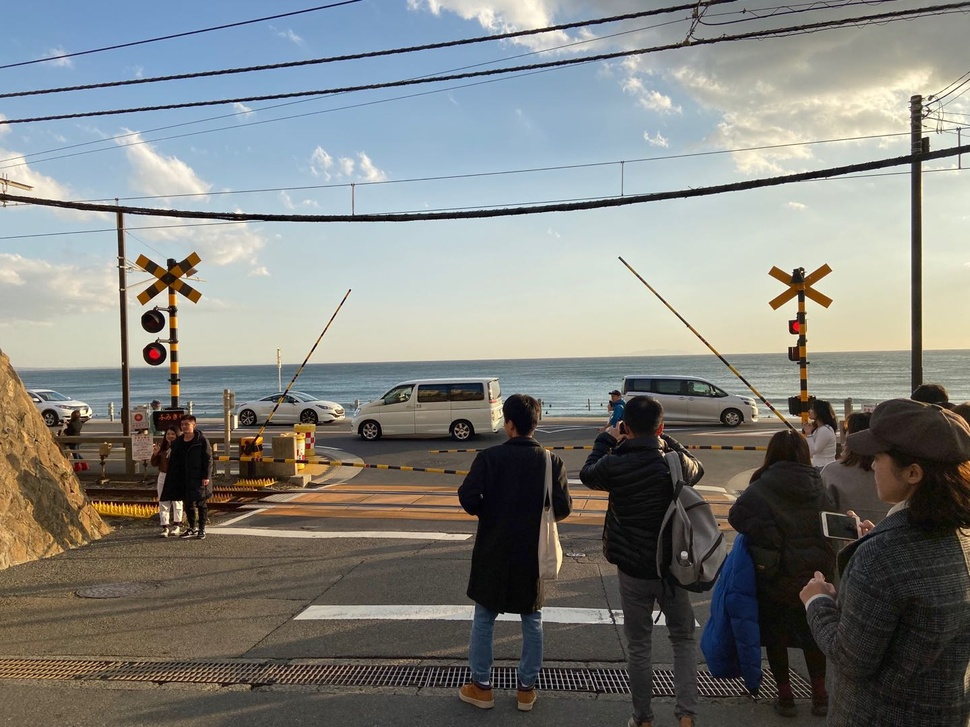
#> input picture mediaproc5/1.jpg, 970 x 727 px, shrunk from 1440 x 1080 before the run
$ jupyter execute mp_ex5.ipynb   (shell and % lines are left out)   (older library calls are emulated)
#> lines starting #> are read from the running program, lines starting #| are printed output that depends on the picture; after the words box and inside, x2 and y2 are one past the last pixel; in counts of white or black regions, pixels touching at a corner belong together
# 第5回課題 写真から線画のイラストを作ろう！

授業では2次元フィルタリングについて勉強しましたね。
異なる2次元フィルタを組み合わせることによって、さまざまな画像変換が行えるようになります。
ここでは、写真をイラストにする手法を試してみたいと思います。

<H2><font color="red">今回は原画像を皆さんに用意してもらうことにします。<BR>
自分で撮影したり、パブリックドメインの画像を使うなどして、著作権に問題のない画像を利用してください。</font></H2><BR>

- 原画像はスマホで撮影してパソコンに取り込んだり、パソコン内蔵のカメラを使って撮影したり、パブリックドメインの画像をWebからダウンロードすることで用意してください
- 原画像はこの課題がおかれているフォルダなどにおいて、その写真のパスを、このノートブックの一番最初のコードセルにある変数`imgfile`に代入してください
- 各処理において、それぞれパラメータを調整してきれいな線画を作成してください。

<H2><font color="red">課題を提出する際は、画像が表示されている状態で保存し、このmp_ex5.ipynbファイルのみを提出してください。原画像の提出は不要です。</font></H2>

# Colaboratoryで実行する場合
以下を実行して、原画像をアップロードしてください。
もしくは、画面左のフレームで「ファイル」のアイコンを選び、「セッションストレージにアップロード」のアイコン（ファイルに上矢印のもの）をクリックすることで、ファイルをアップロードできます。
**ファイルのアップロードはColaboratoryを起動するたびに必要となります**

[cell 1]
##################################
### Colaboratoryのみ以下を実行 ###
##################################
import sys

if 'google.colab' in sys.modules:
    from google.colab import files
    files.upload()

## 1. 写真の読み込み

まずは元の画像を読み込みましょう。

すでに説明した通り、opencvで画像を読み込むと、RGBではなくBGRの順番になりますので、cv2.cvtColorでBGRをRGBに変換するのを忘れないようにしましょう。
また、線画にするための処理では色情報は不要なので、ここでグレースケール画像に変換しておきます。

[cell 2]
import matplotlib.pyplot as plt
import cv2

imgfile = '1.jpg'

img = cv2.cvtColor(cv2.imread(imgfile), cv2.COLOR_BGR2RGB) # BGRをRGBに変換
img_gray = cv2.cvtColor(img, cv2.COLOR_RGB2GRAY) # フィルタリング用にグレースケール画像に変換
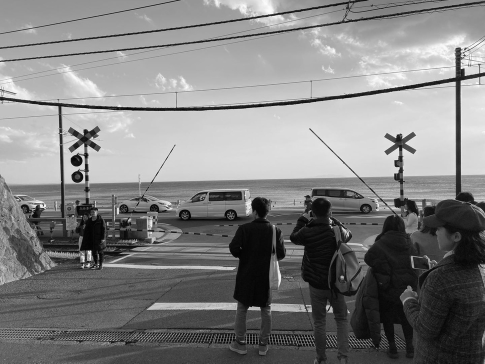
#> img_gray: shape (727, 970) (shown at 1/2 size); min 0, max 255, mean 128.6

plt.figure(figsize=(12, 8))
#plt.imshow(img)
plt.imshow(img_gray,'gray')

## 2. ノイズ除去 (Noise reduction by Bilateral Filter)

きれいな線画を作るためには、細かい線はあらかじめ除去しておく必要があります。
しかし、輪郭線がなくなると困りますよね。
そこでここではバイラテラルフィルタを使いましょう。

バイラテラルフィルタは、画像の各画素について次のような処理をするフィルタです。

- 周辺の画素の輝度値に比べてその画素の輝度が大きく異なる場合は輝度をあまり変化させず、
- 周辺の画素の輝度値に比べてその画素の輝度があまり変わらない場合はガウシアンフィルタをかけてぼかす

`opencv`の`bilateralFilter`は以下の引数を受け取ります。

1. 変換対象の画像
1. フィルタのサイズ
1. 注目している画素が周辺とどの程度違うとガウシアンフィルタをつよくかけるかを決めるパラメータ。これもガウス関数の標準偏差。
1. 離れた距離の画素の輝度をどの程度多く取るかを決めるパラメータ。ガウシアンフィルタの標準偏差に相当。

上の3つのパラメータを調節してください。

輪郭線を残したまま細かいまだら模様を消してくれるので、美肌フィルタとも呼ばれます。

バイラテラルフィルタは何度かかけるほうが効果的です。

[cell 3]
### パラメータを調節してください！
img_bilateral = img_gray
img_bilateral = cv2.bilateralFilter(img_bilateral, # 入力画像
                                    3, # フィルタサイズ
                                    10, # 周辺画素の輝度差に対する重みを決めるガウス関数の標準偏差
                                    10) # 周辺画素の距離に対する重みを決めるガウス関数の標準偏差

plt.figure(figsize=(12, 8))
plt.imshow(img_bilateral, 'gray')

## 3. エッジ抽出 (Edge Detection)

ここでは`ImageProcessing3.ipynb`で使ったラプラシアンフィルタを適用しましょう。
フィルタのサイズである`ksize`を調節してください。

[cell 4]
img_laplacian =  cv2.Laplacian(img_bilateral, cv2.CV_8U, ksize=3)

plt.figure(figsize=(12, 8))
plt.imshow(img_laplacian, 'gray')

## 4. 二値化 (Image Binalization)

グレースケール画像を白黒からなる二値画像に変換します。
閾値`TH`を調節してもいいですし、`ImageBinalization.ipynb`で紹介した大津の二値化を使っても構いません。

[cell 5]
TH = 150
# どちらがいいか比較してみてください
ret, img_binary = cv2.threshold(img_laplacian, 0, 255, cv2.THRESH_OTSU) # 大津の二値化
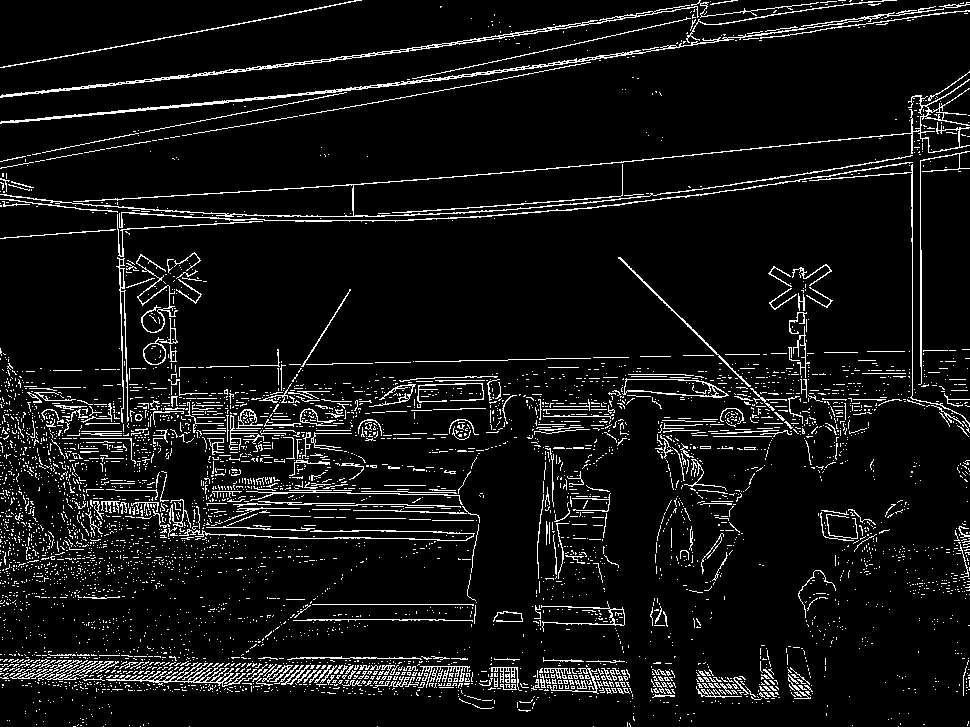
#> img_binary: shape (727, 970); 7.2% white in thin lines or dots
#> ret = 104
#ret, img_binary = cv2.threshold(img_laplacian, TH, 255, cv2.THRESH_BINARY) # 閾値処理

print('計算された閾値:', ret)
#| 計算された閾値: 104.0
plt.figure(figsize=(12, 8))
plt.imshow(img_binary,'gray')

## 5. 二値画像のノイズ除去

二値画像におけるノイズとは、黒い空間の中に浮かぶ小さな白い小島のようなものです。
大きな島を残しつつ、小島を消すために、島の沿岸から島をぐるっと削り、また島の沿岸をぐるっと埋め立てることを考えましょう。

小さな島は、何度か削るとなくなってしまうので、膨張させる段階になったときにはすでに存在しなくなります。
一方、大きな島は存在し続けるので、膨張させると元の島に近づきます。

削る範囲を決める`kernel`のサイズと、何回削るのかを決める`iterations`のパラメータを調整してください。

[cell 6]
### パラメータを調節してください！
import numpy as np

kernel = np.ones((2,2),np.uint8)
img_erosion = cv2.erode(img_binary,kernel,iterations = 0) # 白の領域を縮退させる
img_dilation = cv2.dilate(img_erosion,kernel,iterations = 2) # 白の領域を膨張させる
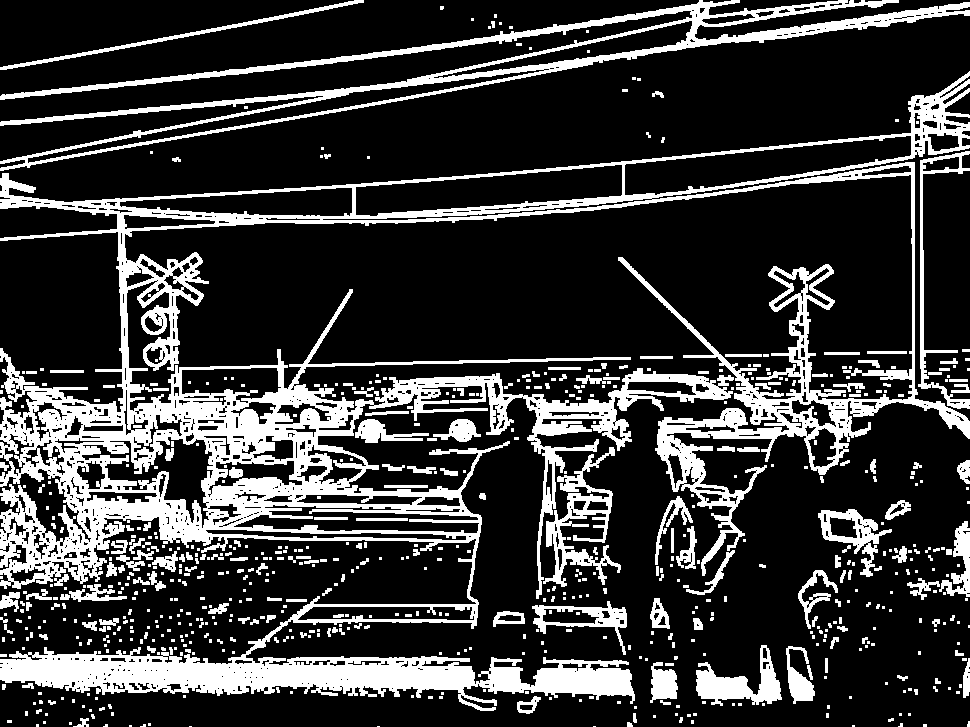
#> img_dilation: shape (727, 970); 22.2% white; 696 white regions (497 under 20 px), largest, box (x1, y1, x2, y2) and area: (0, 71, 970, 711) 106350, (0, 0, 970, 171) 16442, (543, 447, 621, 587) 3128

plt.figure(figsize=(12, 8))
plt.imshow(img_dilation,'gray')

## 6. 細線化 (Thinning)

画素が２以上の太さを持つ線を、線を切らないように周りから削っていき、画素１の太さの線にする手法です。
`opencv`の発展的な関数である`ximgproc`のなかに`thinning`という関数があるのでこれを使いましょう。

細線化のアルゴリズムには以下の2つから選ぶことができます。

- Zhang-Suenの手法：THINNING_ZHANGSUEN
- Guo-Hallの手法：THINNING_GUOHALL

下の出力画像上で線が途切れているように見えるかもしれませんが、それは画面サイズが小さいため、画像を縮小して表示する際に消えたように見えるためで、拡大すれば途切れていないことがわかるはずです。

[cell 7]
### どちらがいいか比較してみましょう
img_thinning = cv2.ximgproc.thinning(img_dilation, None, cv2.ximgproc.THINNING_ZHANGSUEN)
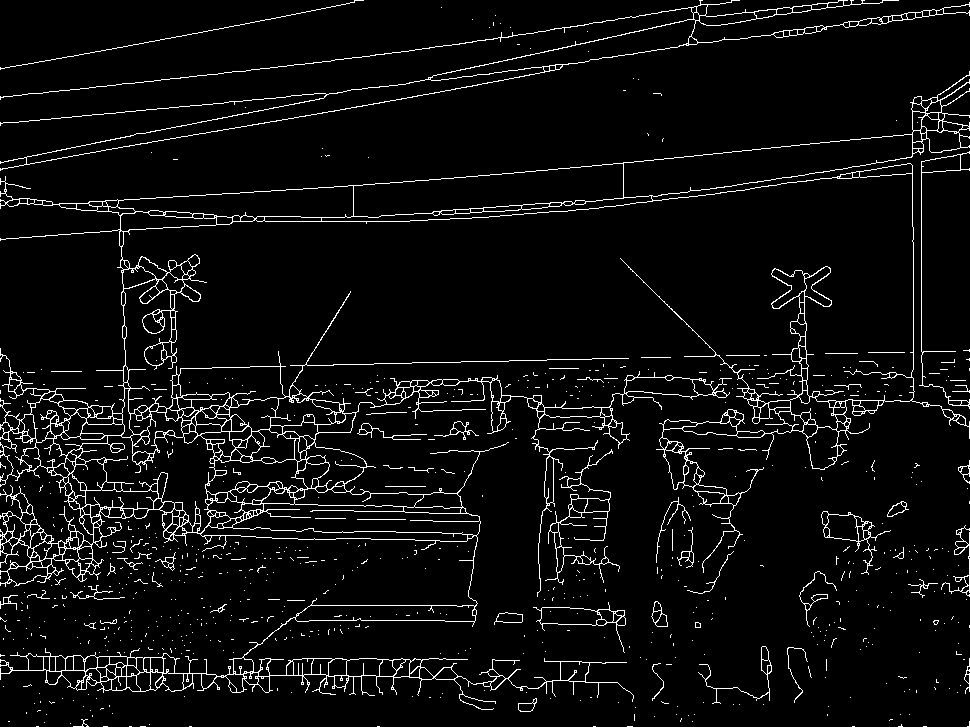
#> img_thinning: shape (727, 970); 5.2% white in thin lines or dots
#img_thinning = cv2.ximgproc.thinning(img_dilation, None, cv2.ximgproc.THINNING_GUOHALL)

plt.figure(figsize=(12, 8))
plt.imshow(img_thinning,'gray')

## 7. 線を太くする

「5. 二値画像のノイズ除去」で使った膨張処理を適用して線を太くします。
どれだけ太くするかは`kernel`のサイズや繰り返し回数`iterations`を調節してください。

[cell 8]
### パラメータを調節してください！
import numpy as np

kernel = np.ones((3,3),np.uint8)
img_dilation = cv2.dilate(img_thinning, kernel, iterations = 2)
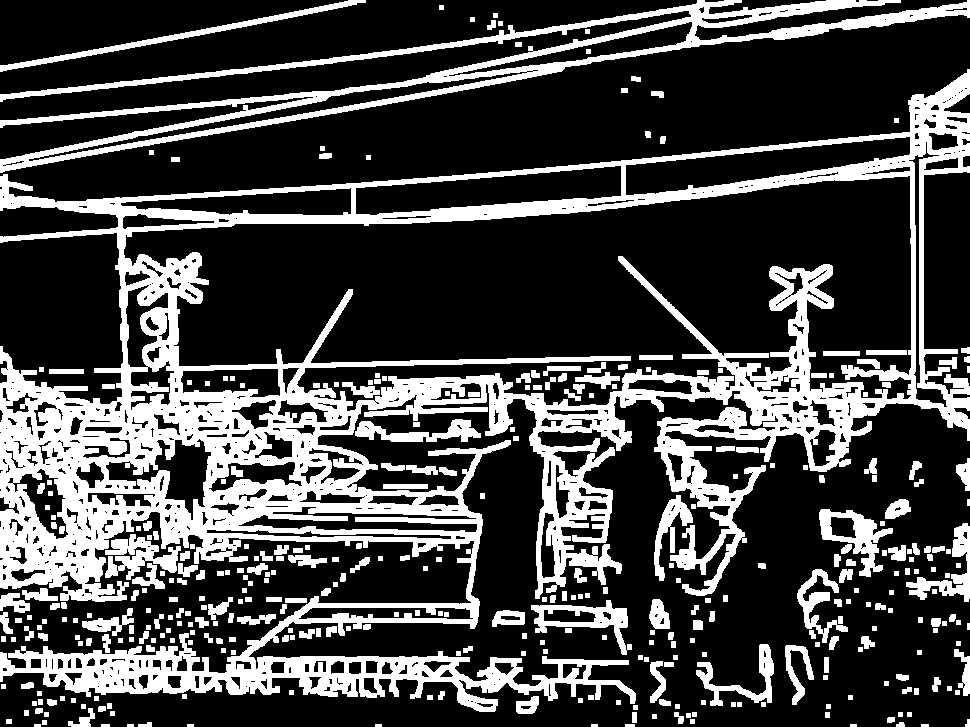
#> img_dilation: shape (727, 970); 27% white; 369 white regions, largest, box (x1, y1, x2, y2) and area: (0, 69, 970, 712) 135636, (0, 0, 970, 173) 19675, (0, 0, 366, 72) 2082

plt.figure(figsize=(12, 8))
plt.imshow(img_dilation,'gray')

## 8. 白と黒を入れ替える

線画は普通、白地に黒い線で書きますから、白と黒を入れ替えましょう。
これで完成です。

**この画像がきれいになるように上で適用した様々なフィルタのパラメータを調節してください！**

[cell 9]
img_bitwise = cv2.bitwise_not(img_dilation) # 白と黒を入れ替え

plt.figure(figsize=(12, 8))
plt.imshow(img_bitwise,'gray')

cv2.imwrite('img/LineDrawing.png', img_bitwise)
#> Out = True

$ run again, with mediaproc5/2.jpg copied over mediaproc5/1.jpg
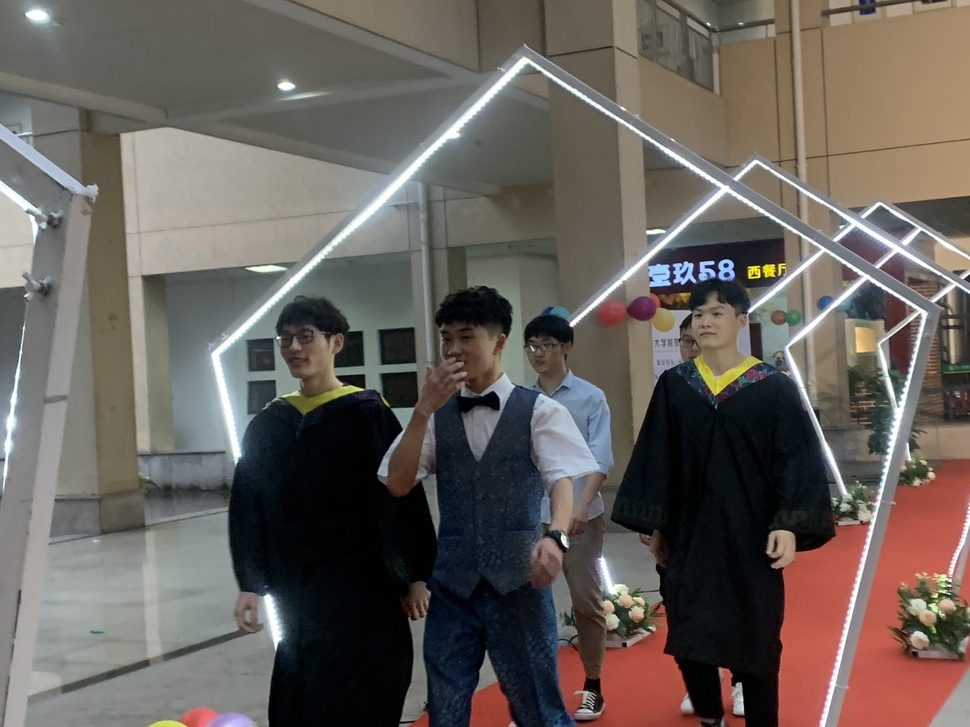
#> input picture mediaproc5/2.jpg, 970 x 727 px, shrunk from 4032 x 3024 before the run
#> `ret, img_binary = cv2.threshold(img_laplacian, 0, 255, cv2.THRESH_OTSU)`:
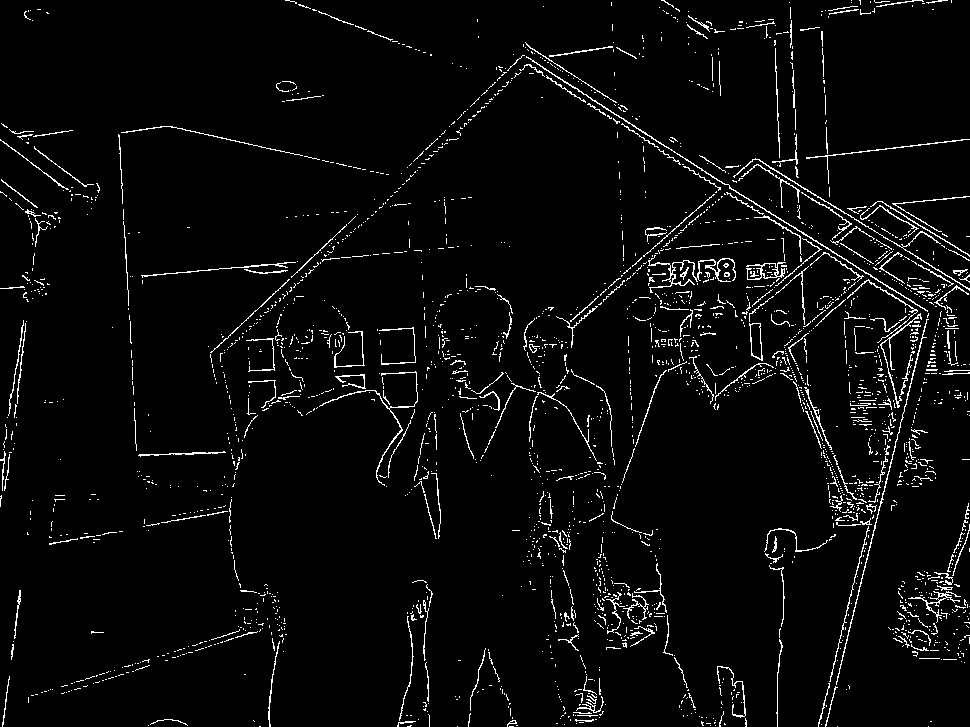
#> img_binary: shape (727, 970); 3.8% white in thin lines or dots
#> ret = 78
#| 計算された閾値: 78.0
#> img_thinning: shape (727, 970); 3.3% white in thin lines or dots
#> `img_dilation = cv2.dilate(img_thinning, kernel, iterations = 2)`:
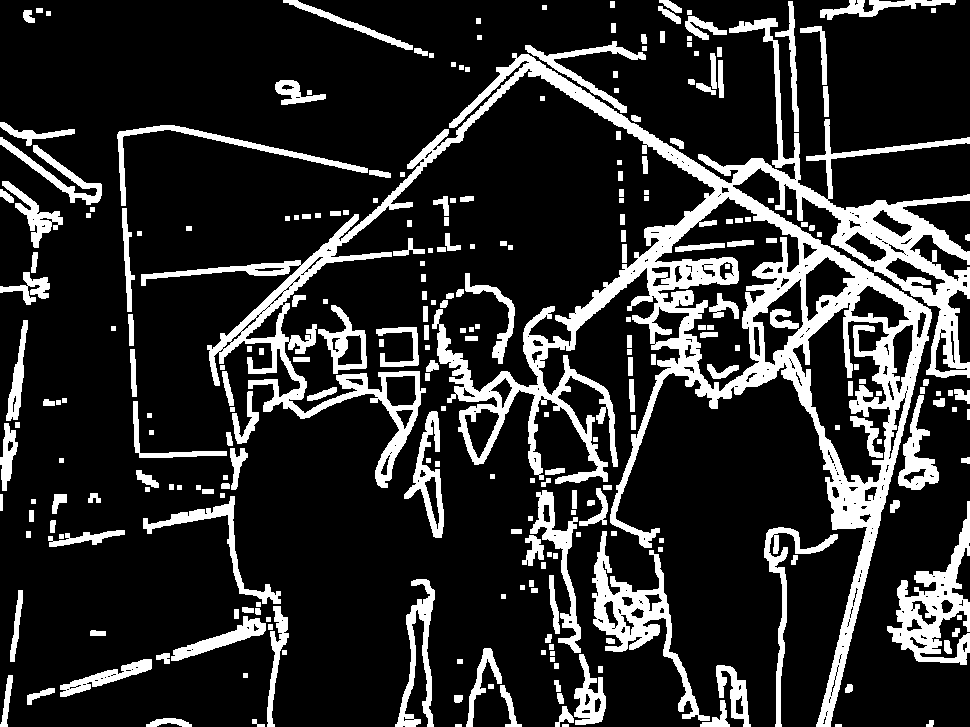
#> img_dilation: shape (727, 970); 18% white; 277 white regions, largest, box (x1, y1, x2, y2) and area: (141, 18, 970, 727) 66355, (592, 531, 710, 721) 4762, (887, 501, 970, 665) 4720
#> Out = True
